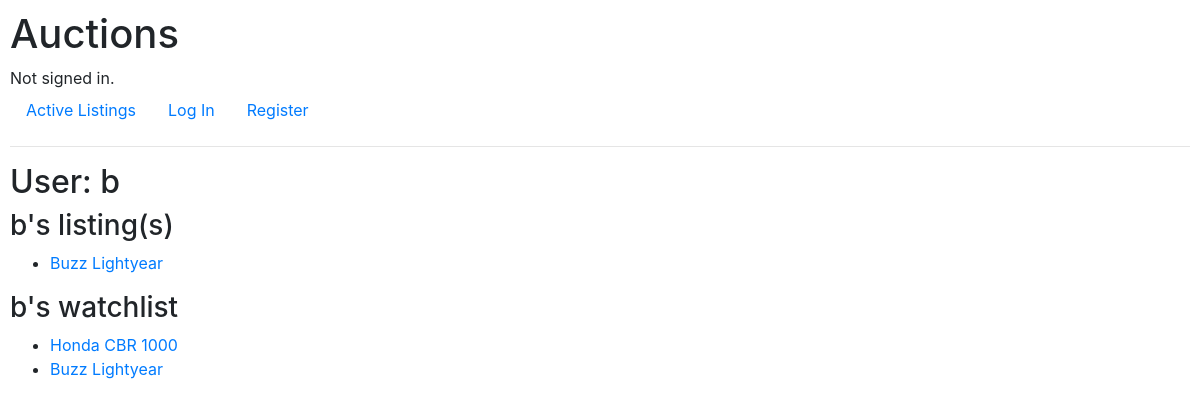
Before: /user_page/2 with the older database file.
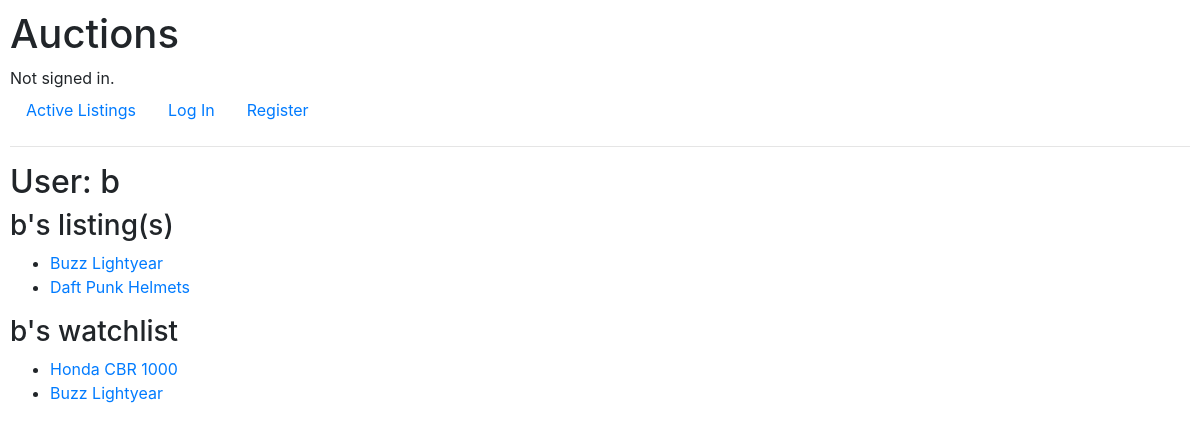
After: the same page with the newer database file.
### auctions/models.py (models this page shows, shortened)
class Listing(models.Model):
    user = models.ForeignKey(User, on_delete=models.CASCADE, related_name="seller")
    category = models.ForeignKey(Category, on_delete=models.SET_NULL, blank=True, null=True, related_name="category")
    title = models.CharField(max_length=64)
    description = models.TextField(max_length=1000)
    date = models.DateTimeField(auto_now_add=True)
    start_price = models.IntegerField(validators=[MinValueValidator(0)])
    current_price = models.IntegerField(validators=[MinValueValidator(0)])
    image_url = models.URLField(null=True, blank=True)
    is_active = models.BooleanField(default=True)

### auctions/views.py (the view)
# urls.py: path("user_page/<int:user_id>", views.user_page, name="user_page"),
def user_page(request, user_id):
    existing_user_ids = User.objects.all().values_list("id", flat=True)
    if user_id in existing_user_ids:
        user_target = User.objects.get(id=user_id)
        watched = user_target.watcher.all()
        listings_id = watched.values_list("listing", flat=True)
        return render(request, "auctions/user_page.html", {
            "user_target": user_target,
            "listings": user_target.seller.all(),
            "watchlist": Listing.objects.filter(id__in=listings_id)
        })
    else:
        return HttpResponseRedirect(reverse("index"))

### auctions/templates/auctions/user_page.html
{% extends "auctions/layout.html" %}
{% block body %}
    <h2>User: {{ user_target.username }}</h2>
    <div>
        <h3>{{ user_target.username }}'s listing(s)</h3>
        <div>
            <ul>
            {% for listing in listings %}
                <li>
                    <a href="{% url 'listing' listing.id %}">
                        {{ listing.title }}
                    </a>
                </li>
            {% endfor %}
            </ul>
        </div>
    </div>
    <div>
        <h3>{{ user_target.username }}'s watchlist</h3>
        <div>
            <ul>
            {% for listing in watchlist %}
                <li>
                    <a href="{% url 'listing' listing.id %}">
                        {{ listing.title }}
                    </a>
                </li>
            {% endfor %}
            </ul>
        </div>
    </div>
{% endblock %}

Changed rows visible on the page:
added Listing: title "Daft Punk Helmets", shown under "b's listing(s)"
